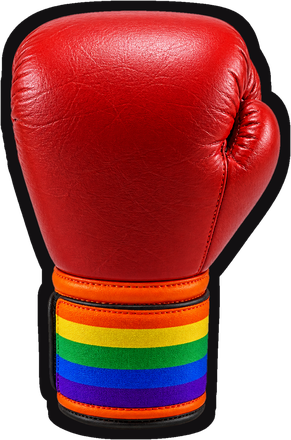
#> input picture mole/assets/weapons/alipunch-straight.png, 291 x 440 px, given in place of 특수망치.png, which was not available
$ python slice-goldhammer.py
#> lines starting #> are read from the running program, lines starting #| are printed output that depends on the picture; pictures that were not available may be replaced by others from this repository, and a replacement may not be noted
# 골드해머(지진 무기) 스프라이트 — 소스 회전 시트(~/Desktop/특수망치.png, 16각도 5+5+6)에서.
#   출력  assets/weapons/goldhammer.png       (메인 스윙 = 67.5° 를 +9° 회전해 뿅망치 축각도(~21°)에 맞춤)
#         assets/weapons/goldhammer-0.png     (0°  = 지진 분신 — ✱·0·# 칸)
#         assets/weapons/goldhammer-45.png    (45° = 지진 분신 — 숫자칸)
#         assets/weapons/goldhammer-90.png    (90° = 지진 분신 — 연락처·키패드·최근기록)
#
# 처리 = 최소한. 알파 임계로 청록 글로우만 컷 → keep_largest(라벨 탈락) → 알파 스무딩 →
#   얇은 검은 외곽선(OUTLINE px, 바깥에만 — 아트 내부 안 건드림).
import os
from collections import deque
from PIL import Image, ImageFilter

HERE = os.path.dirname(os.path.abspath(__file__))
OUT_DIR = os.path.join(os.path.dirname(HERE), 'assets', 'weapons')
SRC = os.path.expanduser('~/Desktop/특수망치.png')

TARGET_MAX = 440
ALPHA_CUT = 120
OUTLINE = 4
POSES = [(3, 'goldhammer.png'), (0, 'goldhammer-0.png'), (2, 'goldhammer-45.png'), (4, 'goldhammer-90.png')]

im = Image.open(SRC).convert('RGBA')
#> im is the input picture: PIL image 291x440 RGBA; mean R, G, B, A 106.7, 30.4, 27.8, 193.1
W, H = im.size
#> W = 291; H = 440
CELL_W = W / 5
#> CELL_W = 58.2
ROW_H = H / 3
#> ROW_H = 146.7


def keep_largest(cell):
    w, h = cell.size
    px = cell.load()
    seen = bytearray(w * h)
    best = []
    for sy in range(h):
        for sx in range(w):
            if seen[sy*w+sx] or px[sx, sy][3] < 20:
                continue
            comp, dq = [], deque([(sx, sy)])
            seen[sy*w+sx] = 1
            while dq:
                x, y = dq.popleft(); comp.append((x, y))
                for nx, ny in ((x+1, y), (x-1, y), (x, y+1), (x, y-1)):
                    if 0 <= nx < w and 0 <= ny < h and not seen[ny*w+nx] and px[nx, ny][3] >= 20:
                        seen[ny*w+nx] = 1; dq.append((nx, ny))
            if len(comp) > len(best):
                best = comp
    keep = set(best)
    for y in range(h):
        for x in range(w):
            if (x, y) not in keep:
                r, g, b, _ = px[x, y]
                px[x, y] = (r, g, b, 0)
    return cell


def outline(cell, px_w=OUTLINE):
    if px_w <= 0:
        return cell
    pad = px_w + 2
    canv = Image.new('RGBA', (cell.width + pad*2, cell.height + pad*2), (0, 0, 0, 0))
    canv.alpha_composite(cell, (pad, pad))
    sil = canv.split()[3].point(lambda v: 255 if v >= 40 else 0)
    dil = sil.filter(ImageFilter.MaxFilter(2 * px_w + 1)).filter(ImageFilter.GaussianBlur(0.6))
    out = Image.new('RGBA', canv.size, (0, 0, 0, 0))
    out.paste(Image.new('RGBA', canv.size, (18, 16, 18, 255)), (0, 0), dil)
    out.alpha_composite(canv)
    bb = out.split()[3].getbbox()
    return out.crop(bb) if bb else out


def pose(col, do_outline=True, rot=0):
    """소스 col(0~4, row0)의 포즈 하나 → 정리된 RGBA (트림됨). rot = 추가 회전(CCW+)."""
    x0 = int(col * CELL_W)
    cell = im.crop((max(0, x0 - 4), 0, min(W, x0 + int(CELL_W) + 6), min(H, int(ROW_H * 1.22)))).convert('RGBA')
    r, g, b, a = cell.split()
    a = a.point(lambda v: 0 if v < ALPHA_CUT else v)
    cell = Image.merge('RGBA', (r, g, b, a))
    cell = keep_largest(cell)
    r, g, b, a = cell.split()
    a = a.filter(ImageFilter.GaussianBlur(0.6)).point(lambda v: 0 if v < 90 else (255 if v > 200 else v))
    cell = Image.merge('RGBA', (r, g, b, a))
    bb = cell.split()[3].getbbox()
    if bb:
        cell = cell.crop(bb)
    if rot:
        cell = cell.rotate(rot, resample=Image.BICUBIC, expand=True)
        bb = cell.split()[3].getbbox()
        if bb:
            cell = cell.crop(bb)
    if do_outline:
        cell = outline(cell)
    return cell


os.makedirs(OUT_DIR, exist_ok=True)

# --- 개별 포즈 (메인 + 분신) ---
# 메인(goldhammer.png)만 +9° CCW 로 회전 → grip→head 축을 뿅망치(hammer.png, ~21°)에 맞춤.
# 그래야 lane-hammer 를 degOffset 없이(스윙 궤적·타격점 동일) 그대로 쓸 수 있다.
MAIN_ROT = {'goldhammer.png': 9}
for col, name in POSES:
    cell = pose(col, rot=MAIN_ROT.get(name, 0))
    s = TARGET_MAX / max(cell.size)
    if s < 1:
        cell = cell.resize((round(cell.width * s), round(cell.height * s)), Image.LANCZOS)
    p = os.path.join(OUT_DIR, name)
    cell.save(p, optimize=True)
    print('saved', p, cell.size)
#> this loop made 4 passes
#> pass 1, in pose, `cell = im.crop((max(0, x0 - 4), 0, min(W, x0 + int(CELL_W) + 6), min(H..`:
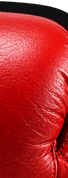
#> cell: PIL image 68x178 RGBA; mean R, G, B, A 174.9, 35, 36.6, 248.1; transparent parts drawn white
#> pass 1, in pose, `r, g, b, a = cell.split()`:
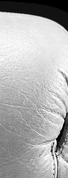
#> r: PIL image 68x178 L; min 0, max 255, mean 174.9
#> pass 1, in pose, `r, g, b, a = cell.split()`:
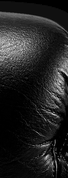
#> g: PIL image 68x178 L; min 0, max 207, mean 35
#> after the loop:
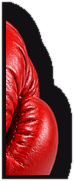
#> cell: PIL image 74x181 RGBA; mean R, G, B, A 85.5, 23, 23.5, 184.5; transparent parts drawn white
